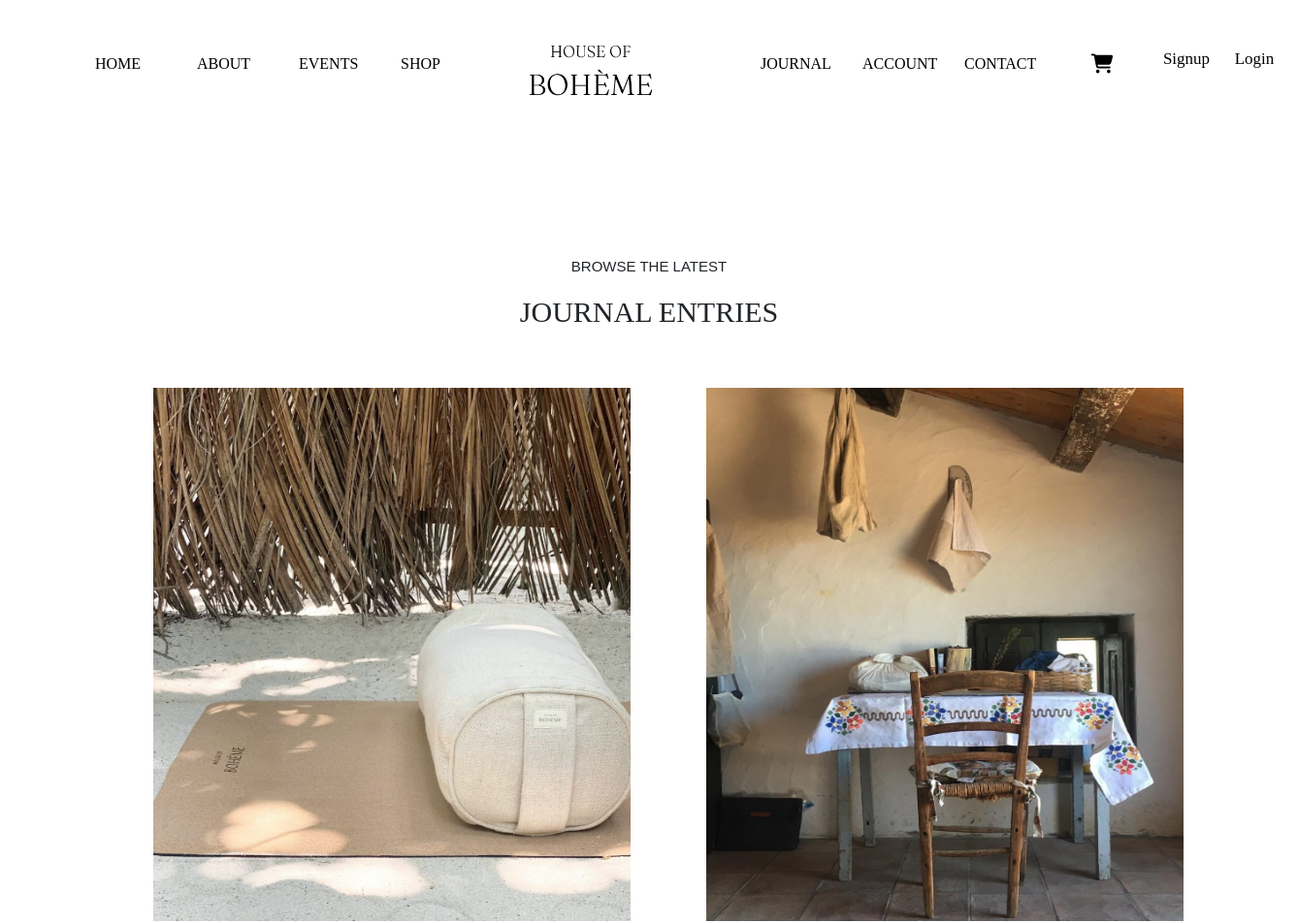
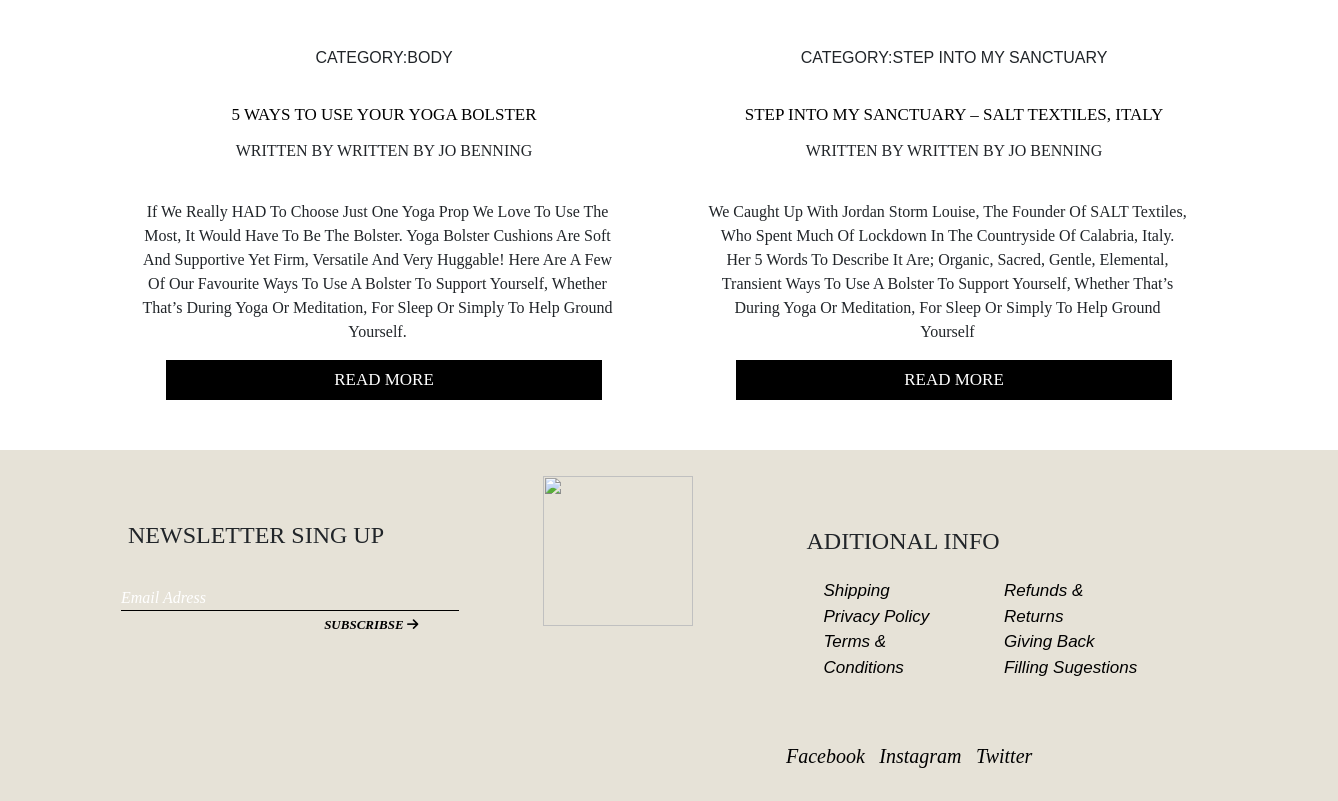
Page /article on the committed database (2 pictures, top to bottom).
### Home/models.py (models this page shows, shortened)
class Articles(models.Model):
    articles_id = models.AutoField(primary_key=True)
    articles_image = models.ImageField(upload_to="article/",null=True, blank=True)
    articles_category = models.CharField(max_length=50, null=True, blank=True)
    articles_written = models.CharField(max_length=50, null=True, blank=True)
    articles_title = models.CharField(max_length=100, null=True, blank=True)
    articles_update = models.CharField(max_length=100, null=True, blank=True)
    articles_subtitle = models.CharField(max_length=100, null=True, blank=True)
    articles_info = models.TextField(max_length=8000, null=True, blank=True)
    articles_description = models.TextField(max_length=2000, null=True, blank=True)
    articles_hashtag = models.TextField(max_length=500, null=True, blank=True)

### Home/views.py (the view)
# urls.py: path('article', views.articles, name='article'),
def articles(request):
    articles = Articles.objects.all()
    context ={"articles":articles}
    return render(request, 'article.html',context )

### Home/Templates/article.html (shortened to what this page needs)
<!DOCTYPE html>
{% extends 'Index.html' %}
{% load static %}
{% block content %}
<body>
    <div class="article-top">
        <h6>BROWSE THE LATEST</h6>
        <h4>JOURNAL ENTRIES</h4>
    </div>
    <div class="container text-center">
        <div class="row article">
          {% for article in articles %}
          <div class="col-12 col-md-6 article1">
            <a href="../article_Detail/{{article.articles_id}}"><img src="{{article.articles_image.url}}" alt=""></a>
            <div class="article_info">
                <h6>CATEGORY:{{article.articles_category}}</h6>
                <a href="../article_Detail/{{article.articles_id}}">{{article.articles_title}}</a>
                <h6 id="article_written">WRITTEN BY {{article.articles_written}}</h6>
                <p>{{article.articles_info}}</p>
                <a href="../article_Detail/{{article.articles_id}}"><button>READ MORE</button></a>
            </div>
          </div>
          {% endfor %}
        </div>
      </div>
</body>
</html>
{% endblock %}

### static/Css/Index.css (style rules this page uses)
* { margin:0; padding:0; box-sizing: border-box; outline: none; border:none; text-transform: capitalize; transition: all .2s linear; font-family: 'Indie Flower' ; }
:root { --marquee-width: 100vw; --marquee-height: 20vh; --marquee-elements-displayed: 5; --marquee-element-width: calc(var(--marquee-width) / var(--marquee-elements-displayed)); --marquee-animation-duration: calc(var(--marquee-elements) * 3s); }
::placeholder { color: grey; opacity: 1; }
a { text-decoration: none; color: white; font-size: 20px; font-family: gideon roman; padding-top: 5px; }
.contact-pjesa1 h5, h4 { font-family: gideon roman; }
.article-top { width: 40%; margin: auto; text-align: center; margin-top: 120px; margin-bottom: 60px; }
.article-top h6 { font-family: Arial, Helvetica, sans-serif; font-size: 15px; }
.article-top h4 { margin-top: 20px; font-family: joan; font-size: 30px; }
.article_info button { background-color: black; color: white; width: 80%; height: 40px; font-family: gideon roman; transition: transform 0.5s; transform-origin: 0 0; transition-timing-function: cubic-bezier(0.5,1.6,0.4,0.7); }
.article_info { margin-top: 15px; margin-bottom: 25px; }
.article_info h6 { margin-top: 50px; margin-bottom: 35px; }
.article_info a { text-decoration: none; color: black; font-size: 17px; }
#article_written { margin-top: 13px; font-size: 16px; font-family: gideon roman; }
.article_info p { margin-left: 27px; margin-top: 40px; margin-right: 40px; font-size: 16px; font-family: joan; }
.article { margin-bottom: 25px; }
.article1 img { width: 90%; height: 550px; margin-left: 40px; }
* { margin: 0; padding: 0; box-sizing: border-box; font-family: 'Poppins',sans-serif; }

### rows in the picture
Articles: articles_image (picture), articles_category "BODY", articles_title "5 WAYS TO USE YOUR YOGA BOLSTER", articles_written "WRITTEN BY JO BENNING", articles_info "If We Really HAD To Choose Just One Yoga Prop We Love To Use The Most, It Would Have To Be The Bolster. Yoga Bolster Cushions Are Soft And Supportive Yet Firm, Versatile And Very Huggable! Here Are A Few Of Our Favourite Ways To Use A Bolster To Support Yourself, Whether That’s During Yoga Or Meditation, For Sleep Or Simply To Help Ground Yourself."
Articles: articles_image (picture), articles_category "STEP INTO MY SANCTUARY", articles_title "STEP INTO MY SANCTUARY – SALT TEXTILES, ITALY", articles_written "WRITTEN BY JO BENNING", articles_info "We Caught Up With Jordan Storm Louise, The Founder Of SALT Textiles, Who Spent Much Of Lockdown In The Countryside Of Calabria, Italy. Her 5 Words To Describe It Are; Organic, Sacred, Gentle, Elemental, Transient Ways To Use A Bolster To Support Yourself, Whether That’s During Yoga Or Meditation, For Sleep Or Simply To Help Ground Yourself"
